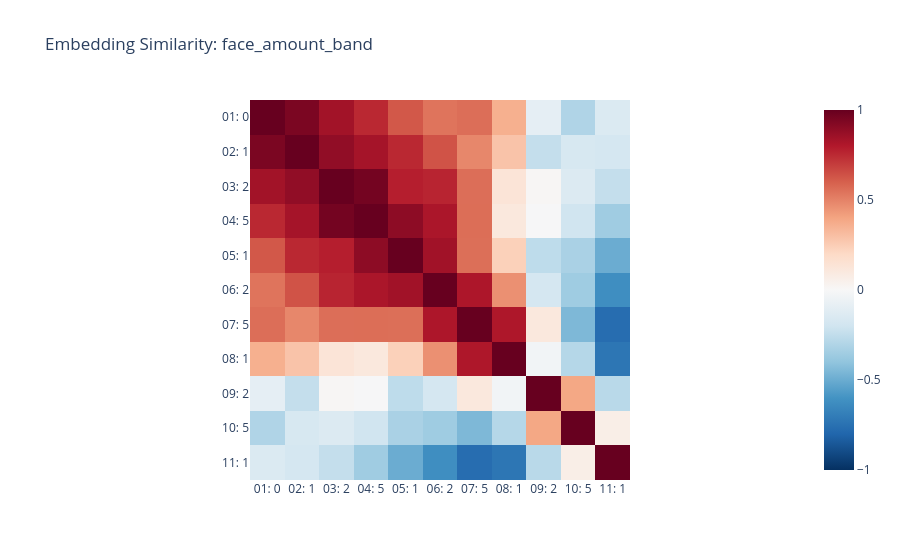

This figure's notebook cell:
### Markdown cell above
The relationships show that face amounts close to eachother are more similar to ones that are farther apart. The PCA analysis shows that the 2.5M+ face bands are the farthest apart from other face bands

### Code cell
model.embedding_plot_similarity("face_amount_band")

### Figure 1 — Plotly figure (JSON) as saved in the notebook; plotly's stock layout.template omitted (floating-point values rounded to 4 significant figures)
{"data": [{"coloraxis": "coloraxis", "hovertemplate": "x: %{x}<br>y: %{y}<br>color: %{z}<extra></extra>", "name": "0", "type": "heatmap", "x": ["01: 0 - 9,999", "02: 10,000 - 24,999", "03: 25,000 - 49,999", "04: 50,000 - 99,999", "05: 100,000 - 249,999", "06: 250,000 - 499,999", "07: 500,000 - 999,999", "08: 1,000,000 - 2,499,999", "09: 2,500,000 - 4,999,999", "10: 5,000,000 - 9,999,999", "11: 10,000,000+"], "xaxis": "x", "y": ["01: 0 - 9,999", "02: 10,000 - 24,999", "03: 25,000 - 49,999", "04: 50,000 - 99,999", "05: 100,000 - 249,999", "06: 250,000 - 499,999", "07: 500,000 - 999,999", "08: 1,000,000 - 2,499,999", "09: 2,500,000 - 4,999,999", "10: 5,000,000 - 9,999,999", "11: 10,000,000+"], "yaxis": "y", "z": [[1.0, 0.9467, 0.8421, 0.756, 0.6218, 0.5426, 0.5602, 0.361, -0.09478, -0.3054, -0.1486], [0.9467, 1.0, 0.8893, 0.8334, 0.7559, 0.6356, 0.4876, 0.2878, -0.2423, -0.1699, -0.1772], [0.8421, 0.8893, 1.0, 0.9643, 0.7821, 0.7673, 0.5588, 0.1324, 0.01225, -0.1395, -0.2421], [0.756, 0.8334, 0.9643, 1.0, 0.8988, 0.8198, 0.5605, 0.1072, -0.005683, -0.1995, -0.3542], [0.6218, 0.7559, 0.7821, 0.8988, 1.0, 0.8465, 0.5574, 0.2366, -0.2589, -0.3232, -0.499], [0.5426, 0.6356, 0.7673, 0.8198, 0.8465, 1.0, 0.8128, 0.462, -0.1799, -0.3577, -0.6214], [0.5602, 0.4876, 0.5588, 0.5605, 0.5574, 0.8128, 1.0, 0.8096, 0.1064, -0.4501, -0.7673], [0.361, 0.2878, 0.1324, 0.1072, 0.2366, 0.462, 0.8096, 1.0, -0.03231, -0.2879, -0.7308], [-0.09478, -0.2423, 0.01225, -0.005683, -0.2589, -0.1799, 0.1064, -0.03231, 1.0, 0.3899, -0.2757], [-0.3054, -0.1699, -0.1395, -0.1995, -0.3232, -0.3577, -0.4501, -0.2879, 0.3899, 1.0, 0.06572], [-0.1486, -0.1772, -0.2421, -0.3542, -0.499, -0.6214, -0.7673, -0.7308, -0.2757, 0.06572, 1.0]]}], "layout": {"coloraxis": {"cmax": 1, "cmin": -1, "colorscale": [[0, "rgb(5,48,97)"], [0.1, "rgb(33,102,172)"], [0.2, "rgb(67,147,195)"], [0.3, "rgb(146,197,222)"], [0.4, "rgb(209,229,240)"], [0.5, "rgb(247,247,247)"], [0.6, "rgb(253,219,199)"], [0.7, "rgb(244,165,130)"], [0.8, "rgb(214,96,77)"], [0.9, "rgb(178,24,43)"], [1, "rgb(103,0,31)"]]}, "title": {"text": "Embedding Similarity: face_amount_band"}, "xaxis": {"anchor": "y", "constrain": "domain", "domain": [0, 1], "scaleanchor": "y", "ticktext": ["01: 0", "02: 1", "03: 2", "04: 5", "05: 1", "06: 2", "07: 5", "08: 1", "09: 2", "10: 5", "11: 1"], "tickvals": [0, 1, 2, 3, 4, 5, 6, 7, 8, 9, 10]}, "yaxis": {"anchor": "x", "autorange": "reversed", "constrain": "domain", "domain": [0, 1], "ticktext": ["01: 0", "02: 1", "03: 2", "04: 5", "05: 1", "06: 2", "07: 5", "08: 1", "09: 2", "10: 5", "11: 1"], "tickvals": [0, 1, 2, 3, 4, 5, 6, 7, 8, 9, 10]}}}
